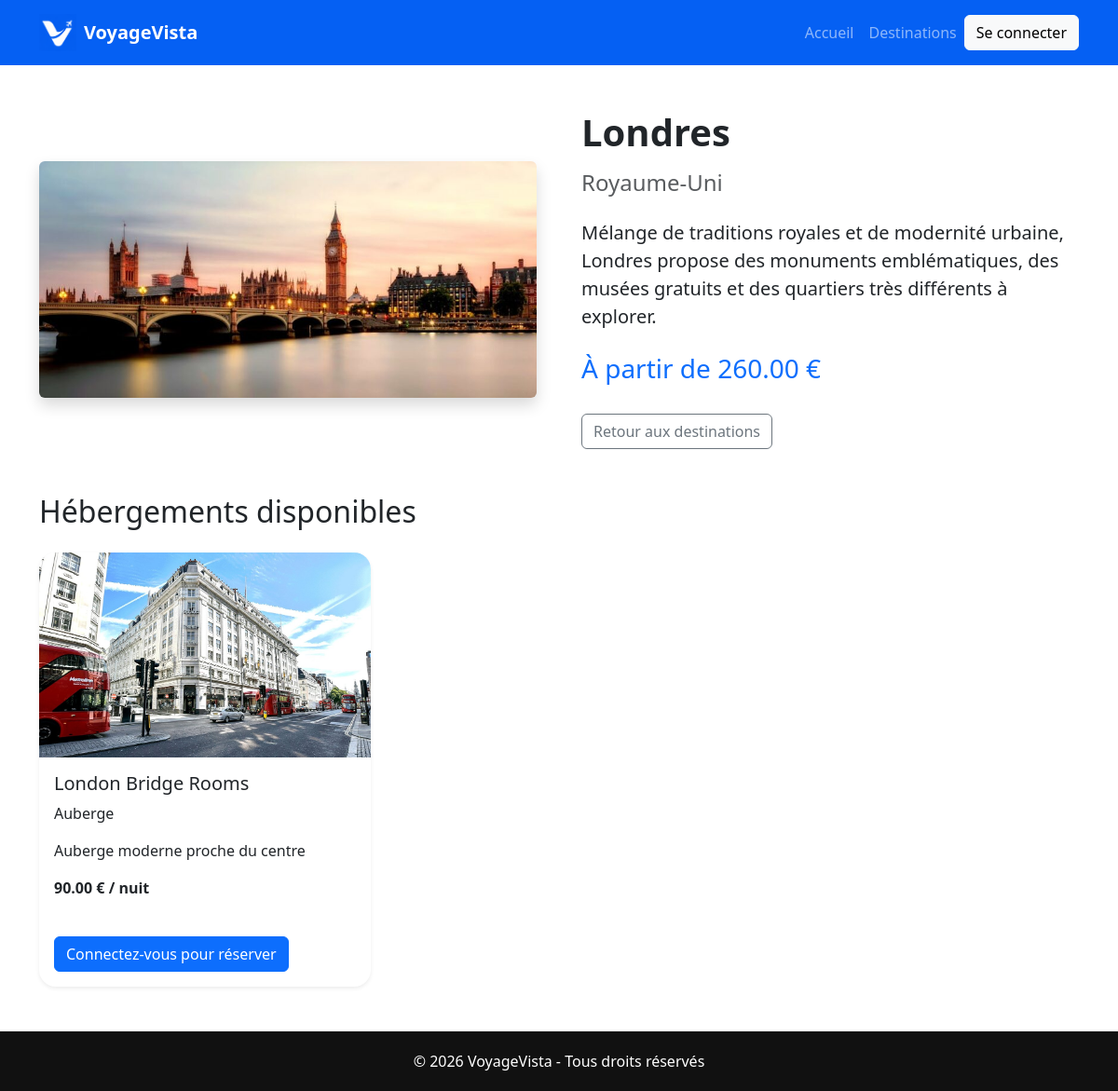
The app's page /destination.php?id=12 with its own data.
### tables this page shows
CREATE TABLE `destinations` (
  `id` int(11) NOT NULL,
  `name` varchar(150) NOT NULL,
  `country` varchar(150) NOT NULL,
  `description` text NOT NULL,
  `image` varchar(255) NOT NULL,
  `price` decimal(10,2) NOT NULL,
  `created_at` timestamp NOT NULL DEFAULT CURRENT_TIMESTAMP
);

CREATE TABLE `accommodations` (
  `id` int(11) NOT NULL,
  `destination_id` int(11) NOT NULL,
  `name` varchar(100) NOT NULL,
  `type` varchar(50) DEFAULT NULL,
  `description` text,
  `price_per_night` decimal(10,2) DEFAULT NULL,
  `image` varchar(255) DEFAULT NULL
);

### models/destinationModel.php (called while the page is built, shortened)
<?php
require_once __DIR__ . "/../config/database.php";
function getDestinationById($id) {
    global $pdo;
    $stmt = $pdo->prepare(
        "SELECT * FROM destinations
         WHERE id = ?"
    );
    $stmt->execute([$id]);
    return $stmt->fetch();
};
?>

### models/accommodationModel.php (called while the page is built, shortened)
<?php
require_once __DIR__ . "/../config/database.php";
function getAccommodationsByDestination(
    $destinationId
) {
    global $pdo;
    $stmt = $pdo->prepare(
        "SELECT *
         FROM accommodations
         WHERE destination_id = ?"
    );
    $stmt->execute([$destinationId]);
    return $stmt->fetchAll();
}

### destination.php (the view, shortened to what this page needs)
<?php
require_once __DIR__ . "/models/destinationModel.php";
require_once __DIR__ . "/models/accommodationModel.php";
$id = intval($_GET["id"]);
$destination = getDestinationById($id);
$accommodations =
    getAccommodationsByDestination(
        $destination["id"]
    );
?>
<!DOCTYPE html>
<html lang="fr">
<head>
    <link rel="stylesheet"
          href="assets/css/bootstrap.min.css">
    <link rel="stylesheet"
          href="assets/css/style.css">
</head>
<body>
    <?php include __DIR__ . '/includes/navbar.php'; ?>
    <section class="container my-5">
        <div class="row g-5 align-items-center">
            <div class="col-md-6">
                <img src="assets/images/<?= $destination["image"]; ?>"
                     class="img-fluid rounded shadow"
                     alt="<?= $destination["name"]; ?>">
            </div>
            <div class="col-md-6">
                <h1 class="fw-bold mb-3">
                    <?= $destination["name"]; ?>
                </h1>
                <h4 class="text-muted mb-4">
                    <?= $destination["country"]; ?>
                </h4>
                <p class="lead">
                    <?= $destination["description"]; ?>
                </p>
                <h3 class="text-primary mt-4">
                    À partir de
                    <?= $destination["price"]; ?> €
                </h3>
                <a href="destinations.php"
                   class="btn btn-outline-secondary mt-4">
                    Retour aux destinations
                </a>
            </div>
        </div>
        <h2 class="mt-5 mb-4">
            Hébergements disponibles
        </h2>
        <div class="row g-4">
            <?php foreach($accommodations as $hotel): ?>
                <div class="col-md-4">
                    <div class="card h-100 shadow-sm">
                        <img src="assets/images/<?= $hotel["image"]; ?>"
                            class="card-img-top">
                        <div class="card-body">
                            <h5>
                                <?= $hotel["name"]; ?>
                            </h5>
                            <p>
                                <?= $hotel["type"]; ?>
                            </p>
                            <p>
                                <?= $hotel["description"]; ?>
                            </p>
                            <p class="fw-bold">
                                <?= $hotel["price_per_night"]; ?> €
                                / nuit
                            </p>
                            <?php if(isset($_SESSION["user_id"])): ?>
                                <a href="reservations/book.php?accommodation_id=<?= $hotel["id"]; ?>"
                                class="btn btn-primary">
                                    Réserver
                                </a>
                            <?php else: ?>
                                <a href="login.php"
                                class="btn btn-primary mt-4">
                                    Connectez-vous pour réserver
                                </a>
                            <?php endif; ?>
                        </div>
                    </div>
                </div>
            <?php endforeach; ?>
        </div>
    </section>
    <?php include __DIR__ . '/includes/footer.php'; ?>
</body>
</html>

### assets/css/style.css (style rules this page uses)
.card { border: none; border-radius: 18px; overflow: hidden; transition: 0.3s ease; }
.card img { height: 220px; object-fit: cover; }

### records on screen
destinations: image (picture), name "Londres", country "Royaume-Uni", description "Mélange de traditions royales et de modernité urbaine, Londres propose des monuments emblématiques, des musées gratuits et des quartiers très différents à explorer.", price "260.00"
accommodations: image (picture), name "London Bridge Rooms", type "Auberge", description "Auberge moderne proche du centre", price_per_night "90.00"
